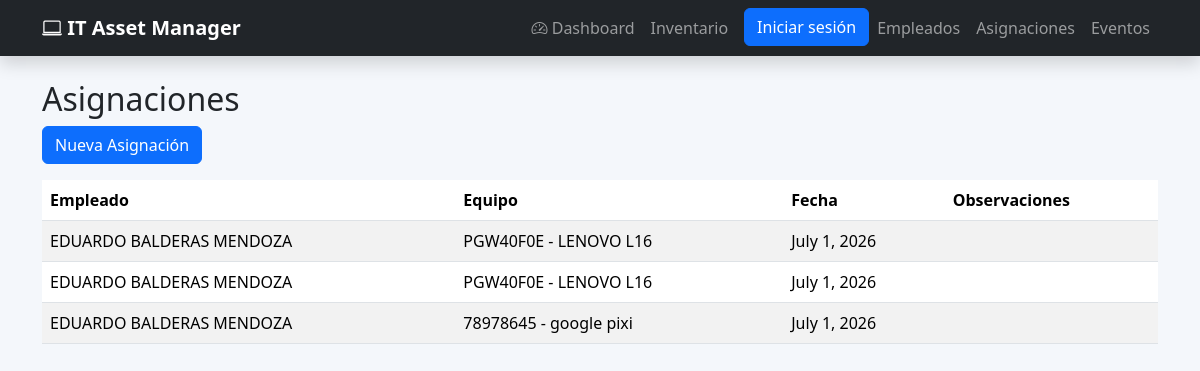
/asignaciones/, run on an earlier commit of the app's database.
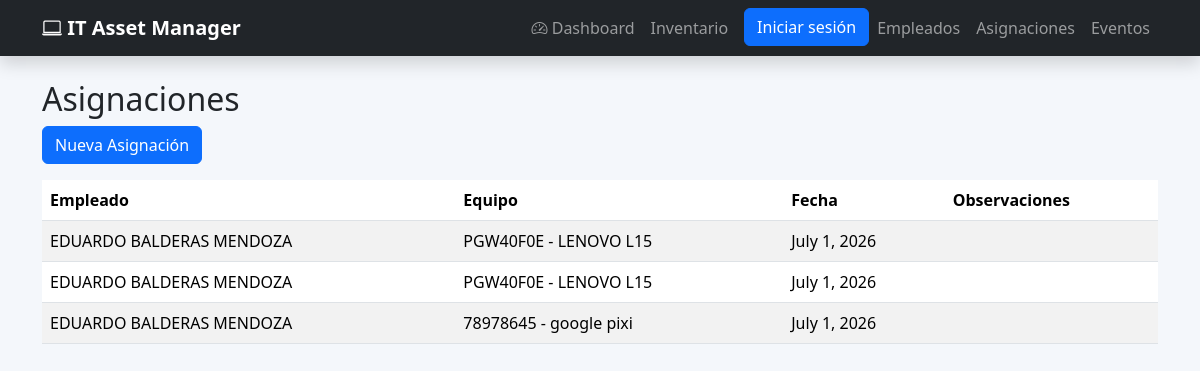
And on a later commit of the database.
### asignaciones/models.py (models this page shows, shortened)
class Asignacion(models.Model):
    ACTIVA = "Activa"
    DEVUELTA = "Devuelta"
    ESTADOS = [
        (ACTIVA, "Activa"),
        (DEVUELTA, "Devuelta"),
    ]
    empleado = models.ForeignKey(
        Empleado,
        on_delete=models.CASCADE
    )
    equipo = models.ForeignKey(
        Equipo,
        on_delete=models.CASCADE
    )
    fecha_asignacion = models.DateField()
    fecha_devolucion = models.DateField(
        null=True,
        blank=True
    )
    estado = models.CharField(
        max_length=15,
        choices=ESTADOS,
        default=ACTIVA
    )

### inventario/models.py (models this page shows)
class Equipo(models.Model):
    LAPTOP = "Laptop"
    CELULAR = "Celular"
    TIPOS = [
        (LAPTOP, "Laptop"),
        (CELULAR, "Celular"),
    ]
    DISPONIBLE = "Disponible"
    ASIGNADO = "Asignado"
    MANTENIMIENTO = "Mantenimiento"
    ESTADOS = [
        (DISPONIBLE, "Disponible"),
        (ASIGNADO, "Asignado"),
        (MANTENIMIENTO, "Mantenimiento"),
    ]
    codigo = models.CharField(
        max_length=20,
        unique=True
    )
    tipo = models.CharField(
        max_length=20,
        choices=TIPOS
    )
    marca = models.CharField(
        max_length=50
    )
    modelo = models.CharField(
        max_length=100
    )
    numero_serie = models.CharField(
        max_length=100,
        unique=True
    )
    estado = models.CharField(
        max_length=20,
        choices=ESTADOS,
        default=DISPONIBLE
    )
    observaciones = models.TextField(
        blank=True
    )
    fecha_registro = models.DateTimeField(
        auto_now_add=True
    )
    def __str__(self):
        return f"{self.codigo} - {self.marca} {self.modelo}"

### empleados/models.py (models this page shows)
class Empleado(models.Model):
    numero_empleado = models.CharField(
        max_length=10,
        unique=True
    )
    nombre = models.CharField(
        max_length=50
    )
    apellido = models.CharField(
        max_length=50
    )
    departamento = models.CharField(
        max_length=50
    )
    correo = models.EmailField(
        unique=True
    )
    telefono = models.CharField(
        max_length=15
    )
    activo = models.BooleanField(
        default=True
    )
    fecha_registro = models.DateTimeField(
        auto_now_add=True
    )
    def __str__(self):
        return f"{self.nombre} {self.apellido}"

### asignaciones/views.py (the view)
def lista_asignaciones(request):
    asignaciones=Asignacion.objects.select_related(
        "empleado",
        "equipo"
    )
    return render(
        request,
        "asignaciones/lista_asignaciones.html",
        {
            "asignaciones":asignaciones
        }
    )

### templates/asignaciones/lista_asignaciones.html (shortened to what this page needs)
{% extends 'layouts/base.html' %}
{% block content %}
<div class="container mt-4">
<h2>
Asignaciones
</h2>
<a href="{% url 'crear_asignacion' %}"
class="btn btn-primary mb-3">
Nueva Asignación
</a>
<table class="table table-striped">
<thead>
<tr>
<th>Empleado</th>
<th>Equipo</th>
<th>Fecha</th>
<th>Observaciones</th>
</tr>
</thead>
<tbody>
{% for a in asignaciones %}
<tr>
<td>
{{ a.empleado }}
</td>
<td>
{{ a.equipo }}
</td>
<td>
{{ a.fecha_asignacion }}
</td>
<td>
</td>
</tr>
{% empty %}
<tr>
<td colspan="4">
No existen asignaciones.
</td>
</tr>
{% endfor %}
</tbody>
</table>
</div>
{% endblock %}

What changed in the data, as far as the page shows it:
changed through a linked row, Asignacion (number 1 of 3 on the later page): equipo "PGW40F0E - LENOVO L16" → "PGW40F0E - LENOVO L15"
changed through a linked row, Asignacion (number 2 of 3 on the later page): equipo "PGW40F0E - LENOVO L16" → "PGW40F0E - LENOVO L15"
